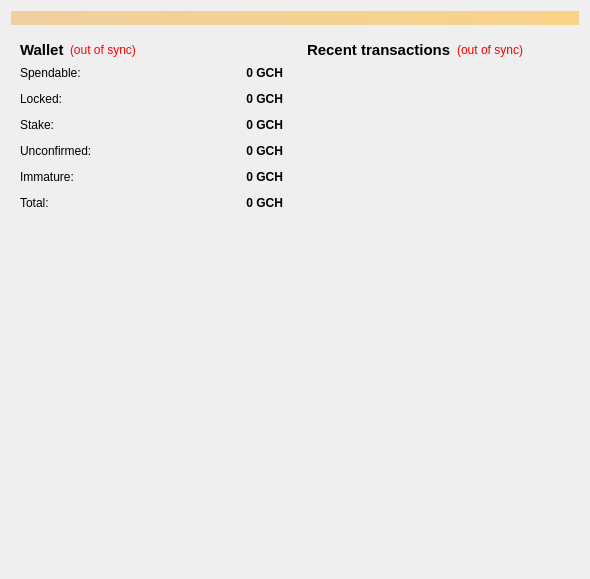
<?xml version="1.0" encoding="UTF-8"?>
<ui version="4.0">
 <class>OverviewPage</class>
 <widget class="QWidget" name="OverviewPage">
  <property name="geometry">
   <rect>
    <x>0</x>
    <y>0</y>
    <width>590</width>
    <height>579</height>
   </rect>
  </property>
  <property name="windowTitle">
   <string>Form</string>
  </property>
  <layout class="QVBoxLayout" name="topLayout">
   <item>
    <widget class="QLabel" name="labelAlerts">
     <property name="visible">
      <bool>false</bool>
     </property>
     <property name="styleSheet">
      <string notr="true">background-color: qlineargradient(x1: 0, y1: 0, x2: 1, y2: 0, stop:0 #F0D0A0, stop:1 #F8D488);  color:#000000
</string>
     </property>
     <property name="wordWrap">
      <bool>true</bool>
     </property>
     <property name="margin">
      <number>3</number>
     </property>
    </widget>
   </item>
   <item>
    <layout class="QHBoxLayout" name="horizontalLayout" stretch="1,1">
     <item>
      <layout class="QVBoxLayout" name="verticalLayout_2">
       <item>
        <widget class="QWidget" name="widget" native="true">
         <layout class="QVBoxLayout" name="verticalLayout_4">
          <item>
           <layout class="QHBoxLayout" name="horizontalLayout_4">
            <item>
             <widget class="QLabel" name="label_5">
              <property name="font">
               <font>
                <pointsize>11</pointsize>
                <weight>75</weight>
                <bold>true</bold>
               </font>
              </property>
              <property name="text">
               <string>Wallet</string>
              </property>
             </widget>
            </item>
            <item>
             <widget class="QLabel" name="labelWalletStatus">
              <property name="toolTip">
               <string>The displayed information may be out of date. Your wallet automatically synchronizes with the GalaxyCash network after a connection is established, but this process has not completed yet.</string>
              </property>
              <property name="styleSheet">
               <string notr="true">QLabel { color: red; }</string>
              </property>
              <property name="text">
               <string notr="true">(out of sync)</string>
              </property>
              <property name="alignment">
               <set>Qt::AlignLeading|Qt::AlignLeft|Qt::AlignVCenter</set>
              </property>
             </widget>
            </item>
            <item>
             <spacer name="horizontalSpacer_2">
              <property name="orientation">
               <enum>Qt::Horizontal</enum>
              </property>
              <property name="sizeHint" stdset="0">
               <size>
                <width>40</width>
                <height>20</height>
               </size>
              </property>
             </spacer>
            </item>
           </layout>
          </item>
          <item>
           <layout class="QFormLayout" name="formLayout_2">
            <property name="fieldGrowthPolicy">
             <enum>QFormLayout::AllNonFixedFieldsGrow</enum>
            </property>
            <property name="horizontalSpacing">
             <number>12</number>
            </property>
            <property name="verticalSpacing">
             <number>12</number>
            </property>
            <item row="0" column="0">
             <widget class="QLabel" name="label">
              <property name="text">
               <string>Spendable:</string>
              </property>
             </widget>
            </item>
            <item row="0" column="1">
             <widget class="QLabel" name="labelBalance">
              <property name="font">
               <font>
                <weight>75</weight>
                <bold>true</bold>
               </font>
              </property>
              <property name="cursor">
               <cursorShape>IBeamCursor</cursorShape>
              </property>
              <property name="toolTip">
               <string>Your current spendable balance</string>
              </property>
              <property name="text">
               <string notr="true">0 GCH</string>
              </property>
              <property name="alignment">
               <set>Qt::AlignRight|Qt::AlignTrailing|Qt::AlignVCenter</set>
              </property>
              <property name="textInteractionFlags">
               <set>Qt::LinksAccessibleByMouse|Qt::TextSelectableByKeyboard|Qt::TextSelectableByMouse</set>
              </property>
             </widget>
            </item>
            <item row="1" column="0">
             <widget class="QLabel" name="labelLocked">
              <property name="text">
               <string>Locked:</string>
              </property>
             </widget>
            </item>
            <item row="1" column="1">
             <widget class="QLabel" name="labelLockedBalance">
              <property name="font">
               <font>
                <weight>75</weight>
                <bold>true</bold>
               </font>
              </property>
              <property name="cursor">
               <cursorShape>IBeamCursor</cursorShape>
              </property>
              <property name="toolTip">
               <string>Your current locked balance</string>
              </property>
              <property name="text">
               <string notr="true">0 GCH</string>
              </property>
              <property name="alignment">
               <set>Qt::AlignRight|Qt::AlignTrailing|Qt::AlignVCenter</set>
              </property>
              <property name="textInteractionFlags">
               <set>Qt::LinksAccessibleByMouse|Qt::TextSelectableByKeyboard|Qt::TextSelectableByMouse</set>
              </property>
             </widget>
            </item>
            <item row="2" column="0">
             <widget class="QLabel" name="label_6">
              <property name="text">
               <string>Stake:</string>
              </property>
             </widget>
            </item>
            <item row="2" column="1">
             <widget class="QLabel" name="labelStake">
              <property name="font">
               <font>
                <weight>75</weight>
                <bold>true</bold>
               </font>
              </property>
              <property name="cursor">
               <cursorShape>IBeamCursor</cursorShape>
              </property>
              <property name="toolTip">
               <string>Total of coins that was staked, and do not yet count toward the current balance</string>
              </property>
              <property name="text">
               <string notr="true">0 GCH</string>
              </property>
              <property name="alignment">
               <set>Qt::AlignRight|Qt::AlignTrailing|Qt::AlignVCenter</set>
              </property>
              <property name="textInteractionFlags">
               <set>Qt::LinksAccessibleByMouse|Qt::TextSelectableByKeyboard|Qt::TextSelectableByMouse</set>
              </property>
             </widget>
            </item>
            <item row="3" column="0">
             <widget class="QLabel" name="label_3">
              <property name="text">
               <string>Unconfirmed:</string>
              </property>
             </widget>
            </item>
            <item row="3" column="1">
             <widget class="QLabel" name="labelUnconfirmed">
              <property name="font">
               <font>
                <weight>75</weight>
                <bold>true</bold>
               </font>
              </property>
              <property name="cursor">
               <cursorShape>IBeamCursor</cursorShape>
              </property>
              <property name="toolTip">
               <string>Total of transactions that have yet to be confirmed, and do not yet count toward the current balance</string>
              </property>
              <property name="text">
               <string notr="true">0 GCH</string>
              </property>
              <property name="alignment">
               <set>Qt::AlignRight|Qt::AlignTrailing|Qt::AlignVCenter</set>
              </property>
              <property name="textInteractionFlags">
               <set>Qt::LinksAccessibleByMouse|Qt::TextSelectableByKeyboard|Qt::TextSelectableByMouse</set>
              </property>
             </widget>
            </item>
            <item row="4" column="0">
             <widget class="QLabel" name="labelImmatureText">
              <property name="text">
               <string>Immature:</string>
              </property>
             </widget>
            </item>
            <item row="4" column="1">
             <widget class="QLabel" name="labelImmature">
              <property name="font">
               <font>
                <weight>75</weight>
                <bold>true</bold>
               </font>
              </property>
              <property name="toolTip">
               <string>Mined balance that has not yet matured</string>
              </property>
              <property name="text">
               <string notr="true">0 GCH</string>
              </property>
              <property name="alignment">
               <set>Qt::AlignRight|Qt::AlignTrailing|Qt::AlignVCenter</set>
              </property>
              <property name="textInteractionFlags">
               <set>Qt::LinksAccessibleByMouse|Qt::TextSelectableByKeyboard|Qt::TextSelectableByMouse</set>
              </property>
             </widget>
            </item>
            <item row="5" column="0">
             <widget class="QLabel" name="labelTotalText">
              <property name="text">
               <string>Total:</string>
              </property>
             </widget>
            </item>
            <item row="5" column="1">
             <widget class="QLabel" name="labelTotal">
              <property name="font">
               <font>
                <weight>75</weight>
                <bold>true</bold>
               </font>
              </property>
              <property name="cursor">
               <cursorShape>IBeamCursor</cursorShape>
              </property>
              <property name="toolTip">
               <string>Your current total balance</string>
              </property>
              <property name="text">
               <string notr="true">0 GCH</string>
              </property>
              <property name="alignment">
               <set>Qt::AlignRight|Qt::AlignTrailing|Qt::AlignVCenter</set>
              </property>
              <property name="textInteractionFlags">
               <set>Qt::LinksAccessibleByMouse|Qt::TextSelectableByKeyboard|Qt::TextSelectableByMouse</set>
              </property>
             </widget>
            </item>
           </layout>
          </item>
         </layout>
        </widget>
       </item>
       <item>
        <spacer name="verticalSpacer">
         <property name="orientation">
          <enum>Qt::Vertical</enum>
         </property>
         <property name="sizeHint" stdset="0">
          <size>
           <width>20</width>
           <height>40</height>
          </size>
         </property>
        </spacer>
       </item>
      </layout>
     </item>
     <item>
      <layout class="QVBoxLayout" name="verticalLayout_3">
       <item>
        <widget class="QWidget" name="widget_2" native="true">
         <layout class="QVBoxLayout" name="verticalLayout">
          <item>
           <layout class="QHBoxLayout" name="horizontalLayout_2">
            <item>
             <widget class="QLabel" name="label_4">
              <property name="font">
               <font>
                <pointsize>11</pointsize>
                <weight>75</weight>
                <bold>true</bold>
               </font>
              </property>
              <property name="text">
               <string>&lt;b&gt;Recent transactions&lt;/b&gt;</string>
              </property>
             </widget>
            </item>
            <item>
             <widget class="QLabel" name="labelTransactionsStatus">
              <property name="toolTip">
               <string>The displayed information may be out of date. Your wallet automatically synchronizes with the GalaxyCash network after a connection is established, but this process has not completed yet.</string>
              </property>
              <property name="styleSheet">
               <string notr="true">QLabel { color: red; }</string>
              </property>
              <property name="text">
               <string notr="true">(out of sync)</string>
              </property>
              <property name="alignment">
               <set>Qt::AlignRight|Qt::AlignTrailing|Qt::AlignVCenter</set>
              </property>
             </widget>
            </item>
            <item>
             <spacer name="horizontalSpacer">
              <property name="orientation">
               <enum>Qt::Horizontal</enum>
              </property>
              <property name="sizeHint" stdset="0">
               <size>
                <width>40</width>
                <height>20</height>
               </size>
              </property>
             </spacer>
            </item>
           </layout>
          </item>
          <item>
           <widget class="QListView" name="listTransactions">
            <property name="styleSheet">
             <string notr="true">QListView { background: transparent; }</string>
            </property>
            <property name="frameShape">
             <enum>QFrame::NoFrame</enum>
            </property>
            <property name="verticalScrollBarPolicy">
             <enum>Qt::ScrollBarAlwaysOff</enum>
            </property>
            <property name="horizontalScrollBarPolicy">
             <enum>Qt::ScrollBarAlwaysOff</enum>
            </property>
            <property name="selectionMode">
             <enum>QAbstractItemView::NoSelection</enum>
            </property>
           </widget>
          </item>
         </layout>
        </widget>
       </item>
      </layout>
     </item>
    </layout>
   </item>
  </layout>
 </widget>
 <resources/>
 <connections/>
</ui>
